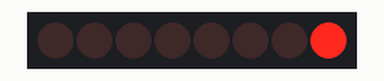
Simulated run of this sketch. Board: Arduino Uno, built with avr-gcc and run on an emulated ATmega328P. Shown: 8 shift-register outputs drawn as a row of LEDs (first output left, lit = HIGH). Wiring (inferred from the names in the program): shift register (74HC595): data pin 3; shift clock pin 4; latch pin 2. Wiring (inferred from the signals the program sends): row of LEDs: on Q0, Q1, Q2, Q3, Q4, Q5, Q6, Q7.

Above: at 0.02 s.
At 0.32 s:
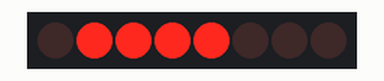
At 0.67 s:
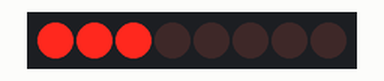
At 1.32 s:
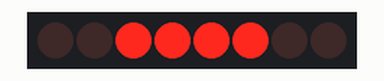
At 1.97 s:
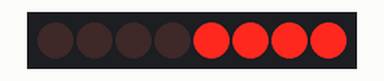
At 2.65 s:
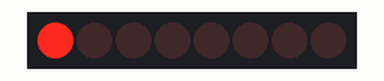
Timing chart, 0 to 3.0 s (numbered marks = the images above):
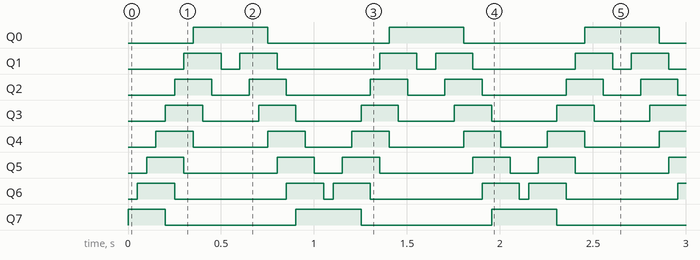

The sketch:

Shift_Register_Test.ino
```cpp
// Here is the basic structure of the shift register that I have
/*
    --U-- - Shaped Indent Here
D1 |     | 5V - Power
D2 |     | D0 - Pin 1
D3 |     | Data - Input Data Pin
D4 |     | On/Off - Put on 5V - Always on
D5 |     | Latch - Execute
D6 |     | Clock - Push to Shift
D7 |     | Master Clear - Reset Everything to 0 - Put as GND
GND|_____| Connect to the next shift

 */

// Define pins
int latch = 2;
int data = 3;
int cp = 4;
int leds = 8;

unsigned int pattern[] = {
  B10000000,
  B11000000,
  B11100000,
  B11110000,
  B01111000,
  B00111100,
  B00011110,
  B00001111,
  B00000111,
  B00000011,
  B00000001,
};

int count = sizeof(pattern) / sizeof(int);

void setup() {
  pinMode(latch, OUTPUT);
  pinMode(data, OUTPUT);
  pinMode(cp, OUTPUT);
}

void loop() {
  for (int i = 0; i < count; i++) {
    digitalWrite(latch, LOW);
    shiftOut(data, cp, MSBFIRST, pattern[i]);
    digitalWrite(latch, HIGH);
    delay(50);
  }
  for (int i = count - 1; i > 0; i--) {
    digitalWrite(latch, LOW);
    shiftOut(data, cp, MSBFIRST, pattern[i]);
    digitalWrite(latch, HIGH);
    delay(50);
  }
}
```

Measured:
- by itself, Q0: alternates HIGH for 0.40 s and LOW for 0.65 s
- by itself, Q1: repeats every 1.1 s: LOW 0.10 s, HIGH 0.20 s, LOW 0.55 s, HIGH 0.20 s
- by itself, Q2: repeats every 1.1 s: LOW 0.20 s, HIGH 0.20 s, LOW 0.45 s, HIGH 0.20 s
- by itself, Q3: alternates HIGH for 0.20 s and LOW for 0.30 s
- by itself, Q4: repeats every 1.1 s: LOW 0.40 s, HIGH 0.20 s, LOW 0.25 s, HIGH 0.20 s
- by itself, Q5: repeats every 1.1 s: LOW 0.50 s, HIGH 0.20 s, LOW 0.15 s, HIGH 0.20 s
- by itself, Q6: repeats every 1.1 s: LOW 0.60 s, HIGH 0.20 s, LOW 0.05 s, HIGH 0.20 s
- by itself, Q7: repeats every 1.1 s: LOW 0.70 s, HIGH 0.35 s
